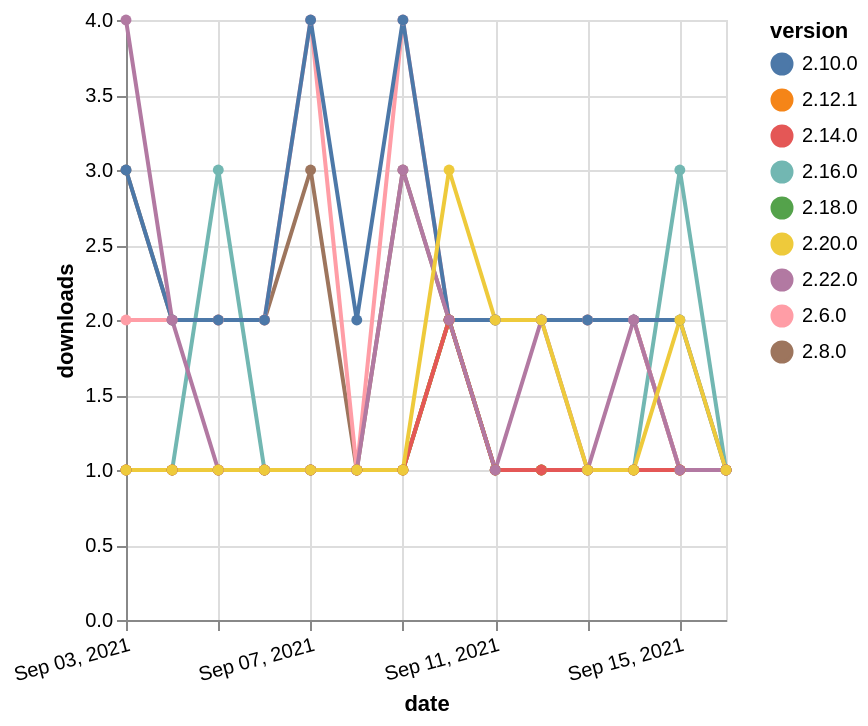

Vega-Lite specification stored for this chart:
### Vega-Lite specification from a JSON file in a GitHub repository (floating-point values rounded to 4 significant figures)
{"$schema": "https://vega.github.io/schema/vega-lite/v5.json", "description": "A simple bar chart with embedded data.", "data": {"values": [{"date": "2021-09-03", "total": 205, "delta": 1, "version": "2.16.0"}, {"date": "2021-09-04", "total": 206, "delta": 1, "version": "2.16.0"}, {"date": "2021-09-05", "total": 209, "delta": 3, "version": "2.16.0"}, {"date": "2021-09-06", "total": 210, "delta": 1, "version": "2.16.0"}, {"date": "2021-09-07", "total": 211, "delta": 1, "version": "2.16.0"}, {"date": "2021-09-08", "total": 212, "delta": 1, "version": "2.16.0"}, {"date": "2021-09-09", "total": 213, "delta": 1, "version": "2.16.0"}, {"date": "2021-09-10", "total": 215, "delta": 2, "version": "2.16.0"}, {"date": "2021-09-11", "total": 216, "delta": 1, "version": "2.16.0"}, {"date": "2021-09-12", "total": 217, "delta": 1, "version": "2.16.0"}, {"date": "2021-09-13", "total": 218, "delta": 1, "version": "2.16.0"}, {"date": "2021-09-14", "total": 219, "delta": 1, "version": "2.16.0"}, {"date": "2021-09-15", "total": 222, "delta": 3, "version": "2.16.0"}, {"date": "2021-09-16", "total": 223, "delta": 1, "version": "2.16.0"}, {"date": "2021-09-03", "total": 2594, "delta": 3, "version": "2.8.0"}, {"date": "2021-09-04", "total": 2596, "delta": 2, "version": "2.8.0"}, {"date": "2021-09-05", "total": 2598, "delta": 2, "version": "2.8.0"}, {"date": "2021-09-06", "total": 2600, "delta": 2, "version": "2.8.0"}, {"date": "2021-09-07", "total": 2603, "delta": 3, "version": "2.8.0"}, {"date": "2021-09-08", "total": 2604, "delta": 1, "version": "2.8.0"}, {"date": "2021-09-09", "total": 2607, "delta": 3, "version": "2.8.0"}, {"date": "2021-09-10", "total": 2609, "delta": 2, "version": "2.8.0"}, {"date": "2021-09-11", "total": 2611, "delta": 2, "version": "2.8.0"}, {"date": "2021-09-12", "total": 2613, "delta": 2, "version": "2.8.0"}, {"date": "2021-09-13", "total": 2615, "delta": 2, "version": "2.8.0"}, {"date": "2021-09-14", "total": 2617, "delta": 2, "version": "2.8.0"}, {"date": "2021-09-15", "total": 2618, "delta": 1, "version": "2.8.0"}, {"date": "2021-09-16", "total": 2619, "delta": 1, "version": "2.8.0"}, {"date": "2021-09-03", "total": 3084, "delta": 2, "version": "2.6.0"}, {"date": "2021-09-04", "total": 3086, "delta": 2, "version": "2.6.0"}, {"date": "2021-09-05", "total": 3088, "delta": 2, "version": "2.6.0"}, {"date": "2021-09-06", "total": 3090, "delta": 2, "version": "2.6.0"}, {"date": "2021-09-07", "total": 3094, "delta": 4, "version": "2.6.0"}, {"date": "2021-09-08", "total": 3095, "delta": 1, "version": "2.6.0"}, {"date": "2021-09-09", "total": 3099, "delta": 4, "version": "2.6.0"}, {"date": "2021-09-10", "total": 3101, "delta": 2, "version": "2.6.0"}, {"date": "2021-09-11", "total": 3103, "delta": 2, "version": "2.6.0"}, {"date": "2021-09-12", "total": 3105, "delta": 2, "version": "2.6.0"}, {"date": "2021-09-13", "total": 3107, "delta": 2, "version": "2.6.0"}, {"date": "2021-09-14", "total": 3109, "delta": 2, "version": "2.6.0"}, {"date": "2021-09-15", "total": 3110, "delta": 1, "version": "2.6.0"}, {"date": "2021-09-16", "total": 3111, "delta": 1, "version": "2.6.0"}, {"date": "2021-09-03", "total": 2507, "delta": 3, "version": "2.10.0"}, {"date": "2021-09-04", "total": 2509, "delta": 2, "version": "2.10.0"}, {"date": "2021-09-05", "total": 2511, "delta": 2, "version": "2.10.0"}, {"date": "2021-09-06", "total": 2513, "delta": 2, "version": "2.10.0"}, {"date": "2021-09-07", "total": 2517, "delta": 4, "version": "2.10.0"}, {"date": "2021-09-08", "total": 2519, "delta": 2, "version": "2.10.0"}, {"date": "2021-09-09", "total": 2523, "delta": 4, "version": "2.10.0"}, {"date": "2021-09-10", "total": 2525, "delta": 2, "version": "2.10.0"}, {"date": "2021-09-11", "total": 2527, "delta": 2, "version": "2.10.0"}, {"date": "2021-09-12", "total": 2529, "delta": 2, "version": "2.10.0"}, {"date": "2021-09-13", "total": 2531, "delta": 2, "version": "2.10.0"}, {"date": "2021-09-14", "total": 2533, "delta": 2, "version": "2.10.0"}, {"date": "2021-09-15", "total": 2535, "delta": 2, "version": "2.10.0"}, {"date": "2021-09-16", "total": 2536, "delta": 1, "version": "2.10.0"}, {"date": "2021-09-03", "total": 291, "delta": 1, "version": "2.18.0"}, {"date": "2021-09-04", "total": 292, "delta": 1, "version": "2.18.0"}, {"date": "2021-09-05", "total": 293, "delta": 1, "version": "2.18.0"}, {"date": "2021-09-06", "total": 294, "delta": 1, "version": "2.18.0"}, {"date": "2021-09-07", "total": 295, "delta": 1, "version": "2.18.0"}, {"date": "2021-09-08", "total": 296, "delta": 1, "version": "2.18.0"}, {"date": "2021-09-09", "total": 297, "delta": 1, "version": "2.18.0"}, {"date": "2021-09-10", "total": 299, "delta": 2, "version": "2.18.0"}, {"date": "2021-09-11", "total": 300, "delta": 1, "version": "2.18.0"}, {"date": "2021-09-12", "total": 301, "delta": 1, "version": "2.18.0"}, {"date": "2021-09-13", "total": 302, "delta": 1, "version": "2.18.0"}, {"date": "2021-09-14", "total": 303, "delta": 1, "version": "2.18.0"}, {"date": "2021-09-15", "total": 304, "delta": 1, "version": "2.18.0"}, {"date": "2021-09-16", "total": 305, "delta": 1, "version": "2.18.0"}, {"date": "2021-09-03", "total": 300, "delta": 1, "version": "2.12.1"}, {"date": "2021-09-04", "total": 301, "delta": 1, "version": "2.12.1"}, {"date": "2021-09-05", "total": 302, "delta": 1, "version": "2.12.1"}, {"date": "2021-09-06", "total": 303, "delta": 1, "version": "2.12.1"}, {"date": "2021-09-07", "total": 304, "delta": 1, "version": "2.12.1"}, {"date": "2021-09-08", "total": 305, "delta": 1, "version": "2.12.1"}, {"date": "2021-09-09", "total": 306, "delta": 1, "version": "2.12.1"}, {"date": "2021-09-10", "total": 308, "delta": 2, "version": "2.12.1"}, {"date": "2021-09-11", "total": 309, "delta": 1, "version": "2.12.1"}, {"date": "2021-09-12", "total": 310, "delta": 1, "version": "2.12.1"}, {"date": "2021-09-13", "total": 311, "delta": 1, "version": "2.12.1"}, {"date": "2021-09-14", "total": 312, "delta": 1, "version": "2.12.1"}, {"date": "2021-09-15", "total": 313, "delta": 1, "version": "2.12.1"}, {"date": "2021-09-16", "total": 314, "delta": 1, "version": "2.12.1"}, {"date": "2021-09-03", "total": 206, "delta": 1, "version": "2.14.0"}, {"date": "2021-09-04", "total": 207, "delta": 1, "version": "2.14.0"}, {"date": "2021-09-05", "total": 208, "delta": 1, "version": "2.14.0"}, {"date": "2021-09-06", "total": 209, "delta": 1, "version": "2.14.0"}, {"date": "2021-09-07", "total": 210, "delta": 1, "version": "2.14.0"}, {"date": "2021-09-08", "total": 211, "delta": 1, "version": "2.14.0"}, {"date": "2021-09-09", "total": 212, "delta": 1, "version": "2.14.0"}, {"date": "2021-09-10", "total": 214, "delta": 2, "version": "2.14.0"}, {"date": "2021-09-11", "total": 215, "delta": 1, "version": "2.14.0"}, {"date": "2021-09-12", "total": 216, "delta": 1, "version": "2.14.0"}, {"date": "2021-09-13", "total": 217, "delta": 1, "version": "2.14.0"}, {"date": "2021-09-14", "total": 218, "delta": 1, "version": "2.14.0"}, {"date": "2021-09-15", "total": 219, "delta": 1, "version": "2.14.0"}, {"date": "2021-09-16", "total": 220, "delta": 1, "version": "2.14.0"}, {"date": "2021-09-03", "total": 135, "delta": 4, "version": "2.22.0"}, {"date": "2021-09-04", "total": 137, "delta": 2, "version": "2.22.0"}, {"date": "2021-09-05", "total": 138, "delta": 1, "version": "2.22.0"}, {"date": "2021-09-06", "total": 139, "delta": 1, "version": "2.22.0"}, {"date": "2021-09-07", "total": 140, "delta": 1, "version": "2.22.0"}, {"date": "2021-09-08", "total": 141, "delta": 1, "version": "2.22.0"}, {"date": "2021-09-09", "total": 144, "delta": 3, "version": "2.22.0"}, {"date": "2021-09-10", "total": 146, "delta": 2, "version": "2.22.0"}, {"date": "2021-09-11", "total": 147, "delta": 1, "version": "2.22.0"}, {"date": "2021-09-12", "total": 149, "delta": 2, "version": "2.22.0"}, {"date": "2021-09-13", "total": 150, "delta": 1, "version": "2.22.0"}, {"date": "2021-09-14", "total": 152, "delta": 2, "version": "2.22.0"}, {"date": "2021-09-15", "total": 153, "delta": 1, "version": "2.22.0"}, {"date": "2021-09-16", "total": 154, "delta": 1, "version": "2.22.0"}, {"date": "2021-09-03", "total": 287, "delta": 1, "version": "2.20.0"}, {"date": "2021-09-04", "total": 288, "delta": 1, "version": "2.20.0"}, {"date": "2021-09-05", "total": 289, "delta": 1, "version": "2.20.0"}, {"date": "2021-09-06", "total": 290, "delta": 1, "version": "2.20.0"}, {"date": "2021-09-07", "total": 291, "delta": 1, "version": "2.20.0"}, {"date": "2021-09-08", "total": 292, "delta": 1, "version": "2.20.0"}, {"date": "2021-09-09", "total": 293, "delta": 1, "version": "2.20.0"}, {"date": "2021-09-10", "total": 296, "delta": 3, "version": "2.20.0"}, {"date": "2021-09-11", "total": 298, "delta": 2, "version": "2.20.0"}, {"date": "2021-09-12", "total": 300, "delta": 2, "version": "2.20.0"}, {"date": "2021-09-13", "total": 301, "delta": 1, "version": "2.20.0"}, {"date": "2021-09-14", "total": 302, "delta": 1, "version": "2.20.0"}, {"date": "2021-09-15", "total": 304, "delta": 2, "version": "2.20.0"}, {"date": "2021-09-16", "total": 305, "delta": 1, "version": "2.20.0"}]}, "width": "container", "mark": {"type": "line", "point": {"filled": true}}, "encoding": {"x": {"field": "date", "type": "temporal", "timeUnit": "yearmonthdate", "title": "date", "axis": {"labelAngle": -15}}, "y": {"field": "delta", "type": "quantitative", "title": "downloads"}, "color": {"field": "version", "type": "nominal"}, "tooltip": {"field": "delta"}}}
